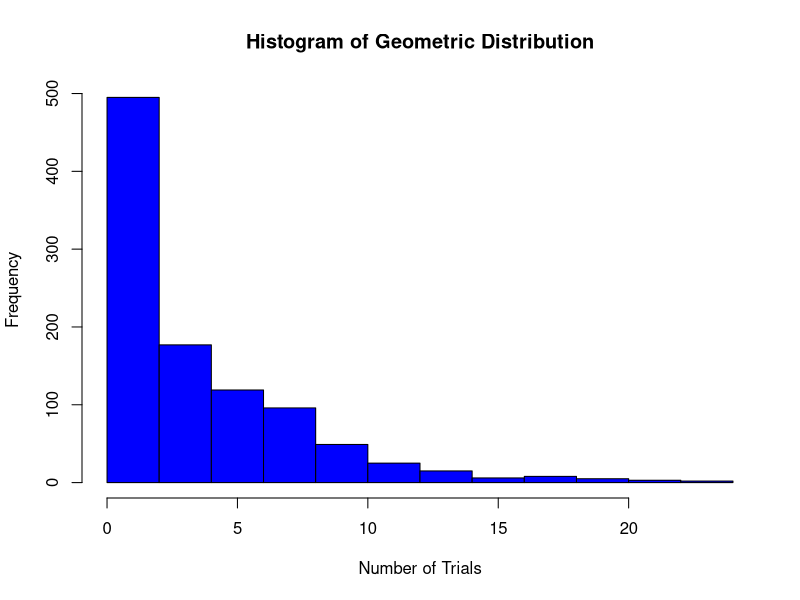

R code for this plot:
## ---- chunk 1
knitr::opts_chunk$set(echo = TRUE)
## ---- chunk 2
# Set probability of success
p <- 0.2

# Generate 1000 random variables from geometric distribution
x <- rgeom(1000, p)  

# Calculate statistics
mean_x <- mean(x)
var_x <- var(x)
sd_x <- sd(x)

# Print results
cat("Number of trials required to achieve first success:\n Mean (in 2 decimal places):", round(mean_x, 2),"\n Variance (in 2 decimal places):", round(var_x, 2), "\n Standard deviation (in 2 decimal places):", round(sd_x, 2))

# Plot histogram
hist(x, col = "blue", main = "Histogram of Geometric Distribution", xlab = "Number of Trials", ylab = "Frequency", border = "black")
## ---- chunk 3
# Case 1: Sample of 10 from a box of 40
N <- 40   # Population
K <- 10   # Sample size
m <- round(N * 0.1)  # Total defective items 
n <- N - m  # Total non-defective items
x <- ceiling(K * 0.1) + 1  # More than 10% defectives in the sample

# Calculate probability
p_case1 <- sum(dhyper(x:K, m, n, K))
cat("Probability of more than 10% defectives in a box of 40 with 10 sampled:",p_case1,"or", round((100*p_case1),2),"%")

# Case 2: Sample of 10 from a box of 5000
N <- 5000  # Population
K <- 10    # Sample size
m <- round(N * 0.1)  # Total defective items
n <- N - m  # Total non-defective items
x <- ceiling(K * 0.1) + 1  # More than 10% defectives in the sample

# Calculate probability
p_case2 <- sum(dhyper(x:K, m, n, K))
cat("Probability of more than 10% defectives in a box of 5000 with 10 sampled:",p_case2,"or",round((100*p_case2),2),"%")

